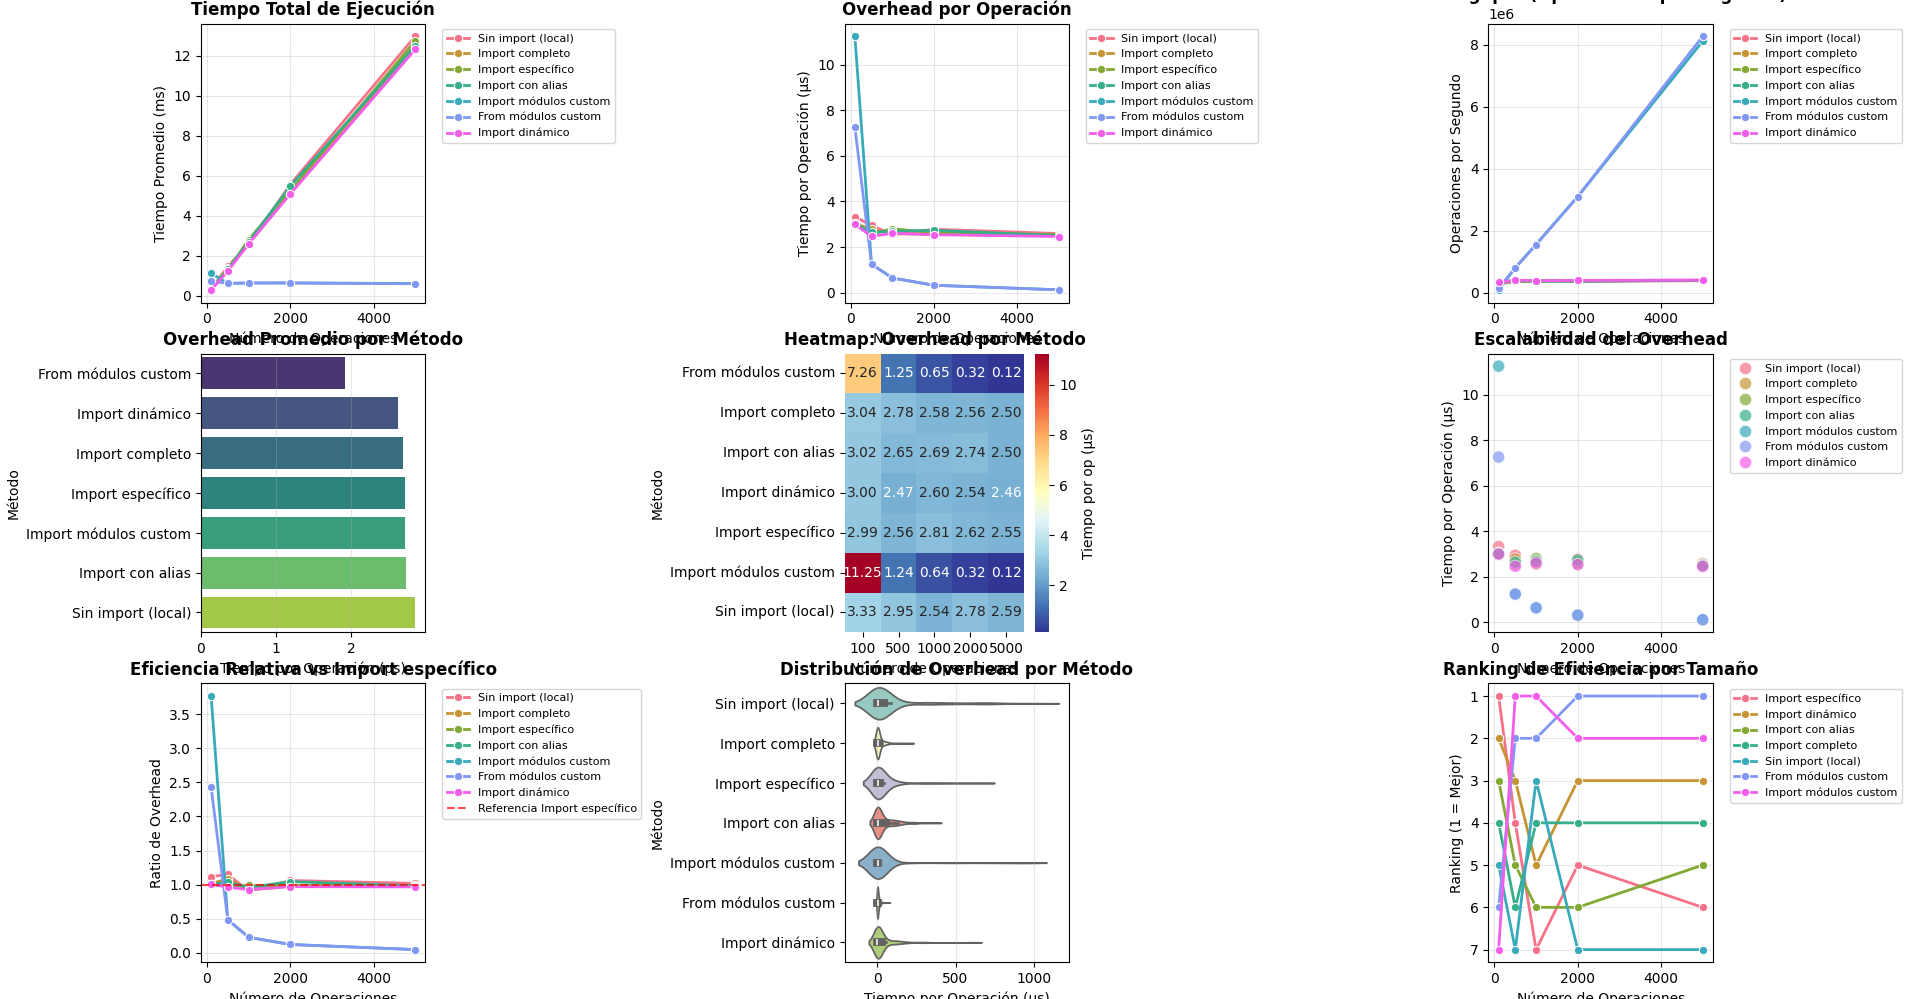

Here is the Python script that generated this plot:
import time
import timeit
import numpy as np
import pandas as pd
import seaborn as sns
import matplotlib.pyplot as plt
import importlib
import sys
import subprocess
import tempfile
import os

# Configurar estilo para los gráficos
plt.style.use('default')
sns.set_palette("husl")

def crear_modulos_prueba():
    """
    Crea módulos temporales para las pruebas
    """
    # Crear un directorio temporal para nuestros módulos de prueba
    temp_dir = tempfile.mkdtemp()
    sys.path.insert(0, temp_dir)
    
    # Módulo matemático simple
    modulo_math = """
import math

def calcular_factorial(n):
    return math.factorial(n)

def calcular_seno(x):
    return math.sin(x)

def calcular_raiz(x):
    return math.sqrt(x)

def operaciones_complejas(x):
    return math.sin(x) * math.cos(x) + math.sqrt(x) + math.factorial(min(x, 10))
"""

    # Módulo con operaciones de string
    modulo_string = """
import re
import string

def procesar_texto(texto):
    return texto.upper().strip()

def validar_email(email):
    pattern = r'^[a-zA-Z0-9._%+-]+@[a-zA-Z0-9.-]+\\.[a-zA-Z]{2,}$'
    return re.match(pattern, email) is not None

def generar_password(longitud=8):
    import random
    chars = string.ascii_letters + string.digits
    return ''.join(random.choice(chars) for _ in range(longitud))

def operaciones_string_complejas(texto):
    return re.sub(r'\\s+', ' ', texto.strip().upper())
"""

    # Módulo con operaciones de fecha
    modulo_fecha = """
import datetime
import calendar

def obtener_fecha_actual():
    return datetime.datetime.now()

def calcular_diferencia_dias(fecha1, fecha2):
    return abs((fecha1 - fecha2).days)

def es_bisiesto(año):
    return calendar.isleap(año)

def operaciones_fecha_complejas():
    now = datetime.datetime.now()
    return {
        'año': now.year,
        'mes': now.month,
        'es_bisiesto': calendar.isleap(now.year),
        'dias_mes': calendar.monthrange(now.year, now.month)[1]
    }
"""

    # Escribir los módulos
    modulos = {
        'test_math_module': modulo_math,
        'test_string_module': modulo_string,
        'test_fecha_module': modulo_fecha
    }
    
    for nombre, contenido in modulos.items():
        with open(os.path.join(temp_dir, f"{nombre}.py"), 'w') as f:
            f.write(contenido)
    
    return temp_dir

def metodo_sin_import(operaciones=1000):
    """Método que realiza operaciones sin imports dentro de la función"""
    def operaciones_matematicas():
        import math
        import datetime
        import re
        
        resultados = []
        for i in range(operaciones):
            # Operaciones matemáticas
            x = i + 1
            resultado = math.sin(x) + math.sqrt(x) + (math.factorial(min(x, 10)) if x <= 10 else 1)
            
            # Operaciones de fecha
            fecha = datetime.datetime.now()
            
            # Operación de string
            texto = f"Resultado {resultado}"
            texto_procesado = re.sub(r'\\s+', ' ', texto.strip().upper())
            
            resultados.append((resultado, fecha, texto_procesado))
        
        return len(resultados)
    
    return operaciones_matematicas()

def metodo_import_completo(operaciones=1000):
    """Método que importa módulos completos"""
    import math
    import datetime
    import re
    
    def operaciones_matematicas():
        resultados = []
        for i in range(operaciones):
            # Operaciones matemáticas
            x = i + 1
            resultado = math.sin(x) + math.sqrt(x) + (math.factorial(min(x, 10)) if x <= 10 else 1)
            
            # Operaciones de fecha
            fecha = datetime.datetime.now()
            
            # Operación de string
            texto = f"Resultado {resultado}"
            texto_procesado = re.sub(r'\\s+', ' ', texto.strip().upper())
            
            resultados.append((resultado, fecha, texto_procesado))
        
        return len(resultados)
    
    return operaciones_matematicas()

def metodo_import_especifico(operaciones=1000):
    """Método que importa funciones específicas"""
    from math import sin, sqrt, factorial
    from datetime import datetime
    from re import sub
    
    def operaciones_matematicas():
        resultados = []
        for i in range(operaciones):
            # Operaciones matemáticas
            x = i + 1
            resultado = sin(x) + sqrt(x) + (factorial(min(x, 10)) if x <= 10 else 1)
            
            # Operaciones de fecha
            fecha = datetime.now()
            
            # Operación de string
            texto = f"Resultado {resultado}"
            texto_procesado = sub(r'\\s+', ' ', texto.strip().upper())
            
            resultados.append((resultado, fecha, texto_procesado))
        
        return len(resultados)
    
    return operaciones_matematicas()

def metodo_import_global():
    """Método con imports globales (ya importados al inicio del script)"""
    def operaciones_matematicas(operaciones=1000):
        resultados = []
        for i in range(operaciones):
            # Usar numpy (ya importado globalmente)
            x = i + 1
            resultado = np.sin(x) + np.sqrt(x) + (1 if x > 10 else np.math.factorial(min(x, 10)))
            
            # Usar pandas (ya importado globalmente)
            fecha = pd.Timestamp.now()
            
            # Operación de string simple
            texto = f"Resultado {resultado}"
            texto_procesado = texto.strip().upper()
            
            resultados.append((resultado, fecha, texto_procesado))
        
        return len(resultados)
    
    return operaciones_matematicas

def metodo_import_as(operaciones=1000):
    """Método que usa alias en los imports"""
    import math as m
    import datetime as dt
    import re as regex
    
    def operaciones_matematicas():
        resultados = []
        for i in range(operaciones):
            # Operaciones matemáticas
            x = i + 1
            resultado = m.sin(x) + m.sqrt(x) + (m.factorial(min(x, 10)) if x <= 10 else 1)
            
            # Operaciones de fecha
            fecha = dt.datetime.now()
            
            # Operación de string
            texto = f"Resultado {resultado}"
            texto_procesado = regex.sub(r'\\s+', ' ', texto.strip().upper())
            
            resultados.append((resultado, fecha, texto_procesado))
        
        return len(resultados)
    
    return operaciones_matematicas()

def metodo_import_modulos_personalizados(operaciones=1000):
    """Método que importa módulos personalizados completos"""
    import test_math_module
    import test_string_module
    import test_fecha_module
    
    def operaciones_personalizadas():
        resultados = []
        for i in range(min(operaciones, 100)):  # Reducir para evitar factoriales muy grandes
            x = i + 1
            
            # Usar módulos personalizados
            resultado_math = test_math_module.operaciones_complejas(x)
            info_fecha = test_fecha_module.operaciones_fecha_complejas()
            password = test_string_module.generar_password(8)
            
            resultados.append((resultado_math, info_fecha, password))
        
        return len(resultados)
    
    return operaciones_personalizadas()

def metodo_import_from_personalizados(operaciones=1000):
    """Método que importa funciones específicas de módulos personalizados"""
    from test_math_module import operaciones_complejas
    from test_string_module import generar_password
    from test_fecha_module import operaciones_fecha_complejas
    
    def operaciones_personalizadas():
        resultados = []
        for i in range(min(operaciones, 100)):  # Reducir para evitar factoriales muy grandes
            x = i + 1
            
            # Usar funciones importadas específicamente
            resultado_math = operaciones_complejas(x)
            info_fecha = operaciones_fecha_complejas()
            password = generar_password(8)
            
            resultados.append((resultado_math, info_fecha, password))
        
        return len(resultados)
    
    return operaciones_personalizadas()

def metodo_importlib(operaciones=1000):
    """Método que usa importlib para imports dinámicos"""
    def operaciones_dinamicas():
        # Import dinámico
        math_module = importlib.import_module('math')
        datetime_module = importlib.import_module('datetime')
        re_module = importlib.import_module('re')
        
        resultados = []
        for i in range(operaciones):
            x = i + 1
            resultado = math_module.sin(x) + math_module.sqrt(x)
            fecha = datetime_module.datetime.now()
            texto = f"Resultado {resultado}"
            texto_procesado = re_module.sub(r'\\s+', ' ', texto.strip().upper())
            
            resultados.append((resultado, fecha, texto_procesado))
        
        return len(resultados)
    
    return operaciones_dinamicas()

def medir_tiempo_imports(metodos, tamaños_operaciones, repeticiones=3):
    """
    Mide el tiempo de diferentes métodos de import
    
    Args:
        metodos: Dict con nombre y función de cada método
        tamaños_operaciones: Lista de números de operaciones a realizar
        repeticiones: Número de repeticiones para cada medición
    
    Returns:
        DataFrame con los resultados
    """
    resultados = []
    
    for num_operaciones in tamaños_operaciones:
        print(f"Midiendo tiempos para {num_operaciones:,} operaciones...")
        
        for nombre_metodo, funcion_metodo in metodos.items():
            tiempos = []
            
            for rep in range(repeticiones):
                try:
                    if nombre_metodo == 'Import global':
                        # Caso especial para el método global
                        func = funcion_metodo()
                        tiempo = timeit.timeit(
                            lambda: func(num_operaciones), 
                            number=1
                        )
                    else:
                        tiempo = timeit.timeit(
                            lambda: funcion_metodo(num_operaciones), 
                            number=1
                        )
                    tiempos.append(tiempo)
                except Exception as e:
                    print(f"Error en {nombre_metodo} con {num_operaciones} operaciones: {e}")
                    tiempos.append(float('inf'))  # Tiempo infinito para errores
            
            tiempos = [t for t in tiempos if t != float('inf')]  # Remover errores
            if tiempos:  # Solo si tenemos mediciones válidas
                tiempo_promedio = np.mean(tiempos)
                tiempo_std = np.std(tiempos)
                
                resultados.append({
                    'Num_Operaciones': num_operaciones,
                    'Metodo': nombre_metodo,
                    'Tiempo_Promedio_ms': tiempo_promedio * 1000,
                    'Tiempo_Std_ms': tiempo_std * 1000,
                    'Tiempo_Min_ms': np.min(tiempos) * 1000,
                    'Tiempo_Max_ms': np.max(tiempos) * 1000,
                    'Tiempo_por_operacion_us': (tiempo_promedio * 1000000) / num_operaciones,
                    'Operaciones_por_segundo': num_operaciones / tiempo_promedio if tiempo_promedio > 0 else 0
                })
    
    return pd.DataFrame(resultados)

def analizar_overhead_imports(df_resultados):
    """
    Analiza el overhead específico de los diferentes tipos de import
    """
    print("\n🔍 Análisis de Overhead de Imports:")
    print("=" * 60)
    
    # Calcular overhead promedio por método
    overhead_por_metodo = df_resultados.groupby('Metodo').agg({
        'Tiempo_por_operacion_us': 'mean',
        'Operaciones_por_segundo': 'mean'
    }).round(4)
    
    print("Tiempo promedio por operación (microsegundos):")
    print(overhead_por_metodo['Tiempo_por_operacion_us'].sort_values())
    
    print("\nOperaciones promedio por segundo:")
    print(overhead_por_metodo['Operaciones_por_segundo'].sort_values(ascending=False))
    
    # Análisis de escalabilidad
    print("\n📈 Análisis de Escalabilidad:")
    for metodo in df_resultados['Metodo'].unique():
        subset = df_resultados[df_resultados['Metodo'] == metodo].sort_values('Num_Operaciones')
        
        if len(subset) >= 2:
            primer_tiempo = subset.iloc[0]['Tiempo_por_operacion_us']
            ultimo_tiempo = subset.iloc[-1]['Tiempo_por_operacion_us']
            
            if primer_tiempo > 0:
                factor_escalabilidad = ultimo_tiempo / primer_tiempo
                if factor_escalabilidad < 1.1:
                    escalabilidad = "Excelente (O(1))"
                elif factor_escalabilidad < 2.0:
                    escalabilidad = "Buena (casi O(1))"
                else:
                    escalabilidad = "Regular (overhead creciente)"
                
                print(f"{metodo:25}: {escalabilidad} (factor: {factor_escalabilidad:.2f})")

def crear_graficos_imports(df_resultados):
    """
    Crea gráficos específicos para analizar imports
    """
    plt.figure(figsize=(20, 16))
    
    # Gráfico 1: Tiempo total por método
    plt.subplot(3, 3, 1)
    sns.lineplot(data=df_resultados, x='Num_Operaciones', y='Tiempo_Promedio_ms', 
                hue='Metodo', marker='o', linewidth=2, markersize=6)
    plt.title('Tiempo Total de Ejecución', fontsize=12, fontweight='bold')
    plt.xlabel('Número de Operaciones', fontsize=10)
    plt.ylabel('Tiempo Promedio (ms)', fontsize=10)
    plt.legend(bbox_to_anchor=(1.05, 1), loc='upper left', fontsize=8)
    plt.grid(True, alpha=0.3)
    
    # Gráfico 2: Tiempo por operación (overhead)
    plt.subplot(3, 3, 2)
    sns.lineplot(data=df_resultados, x='Num_Operaciones', y='Tiempo_por_operacion_us', 
                hue='Metodo', marker='o', linewidth=2, markersize=6)
    plt.title('Overhead por Operación', fontsize=12, fontweight='bold')
    plt.xlabel('Número de Operaciones', fontsize=10)
    plt.ylabel('Tiempo por Operación (μs)', fontsize=10)
    plt.legend(bbox_to_anchor=(1.05, 1), loc='upper left', fontsize=8)
    plt.grid(True, alpha=0.3)
    
    # Gráfico 3: Operaciones por segundo
    plt.subplot(3, 3, 3)
    sns.lineplot(data=df_resultados, x='Num_Operaciones', y='Operaciones_por_segundo', 
                hue='Metodo', marker='o', linewidth=2, markersize=6)
    plt.title('Throughput (Operaciones por Segundo)', fontsize=12, fontweight='bold')
    plt.xlabel('Número de Operaciones', fontsize=10)
    plt.ylabel('Operaciones por Segundo', fontsize=10)
    plt.legend(bbox_to_anchor=(1.05, 1), loc='upper left', fontsize=8)
    plt.grid(True, alpha=0.3)
    
    # Gráfico 4: Comparación de overhead promedio
    plt.subplot(3, 3, 4)
    overhead_promedio = df_resultados.groupby('Metodo')['Tiempo_por_operacion_us'].mean().reset_index()
    overhead_promedio = overhead_promedio.sort_values('Tiempo_por_operacion_us')
    
    sns.barplot(data=overhead_promedio, y='Metodo', x='Tiempo_por_operacion_us', 
               palette='viridis', orient='h')
    plt.title('Overhead Promedio por Método', fontsize=12, fontweight='bold')
    plt.xlabel('Tiempo por Operación (μs)', fontsize=10)
    plt.ylabel('Método', fontsize=10)
    plt.grid(True, alpha=0.3, axis='x')
    
    # Gráfico 5: Heatmap de rendimiento
    plt.subplot(3, 3, 5)
    df_pivot = df_resultados.pivot(index='Metodo', columns='Num_Operaciones', 
                                  values='Tiempo_por_operacion_us')
    sns.heatmap(df_pivot, annot=True, cmap='RdYlBu_r', fmt='.2f', 
               cbar_kws={'label': 'Tiempo por op (μs)'})
    plt.title('Heatmap: Overhead por Método', fontsize=12, fontweight='bold')
    plt.xlabel('Número de Operaciones', fontsize=10)
    plt.ylabel('Método', fontsize=10)
    
    # Gráfico 6: Escalabilidad
    plt.subplot(3, 3, 6)
    sns.scatterplot(data=df_resultados, x='Num_Operaciones', y='Tiempo_por_operacion_us', 
                   hue='Metodo', s=80, alpha=0.7)
    plt.title('Escalabilidad del Overhead', fontsize=12, fontweight='bold')
    plt.xlabel('Número de Operaciones', fontsize=10)
    plt.ylabel('Tiempo por Operación (μs)', fontsize=10)
    plt.legend(bbox_to_anchor=(1.05, 1), loc='upper left', fontsize=8)
    plt.grid(True, alpha=0.3)
    
    # Gráfico 7: Eficiencia relativa vs import específico
    plt.subplot(3, 3, 7)
    metodo_referencia = 'Import específico'
    if metodo_referencia in df_resultados['Metodo'].values:
        df_ref = df_resultados[df_resultados['Metodo'] == metodo_referencia]
        df_ratio = df_resultados.copy()
        
        for num_ops in df_resultados['Num_Operaciones'].unique():
            tiempo_ref = df_ref[df_ref['Num_Operaciones'] == num_ops]['Tiempo_por_operacion_us']
            if not tiempo_ref.empty:
                tiempo_ref = tiempo_ref.iloc[0]
                mask = df_ratio['Num_Operaciones'] == num_ops
                df_ratio.loc[mask, 'Ratio_vs_ref'] = df_ratio.loc[mask, 'Tiempo_por_operacion_us'] / tiempo_ref
        
        sns.lineplot(data=df_ratio, x='Num_Operaciones', y='Ratio_vs_ref', 
                    hue='Metodo', marker='o', linewidth=2)
        plt.axhline(y=1, color='red', linestyle='--', alpha=0.7, label=f'Referencia {metodo_referencia}')
        plt.title(f'Eficiencia Relativa vs {metodo_referencia}', fontsize=12, fontweight='bold')
        plt.xlabel('Número de Operaciones', fontsize=10)
        plt.ylabel('Ratio de Overhead', fontsize=10)
        plt.legend(bbox_to_anchor=(1.05, 1), loc='upper left', fontsize=8)
        plt.grid(True, alpha=0.3)
    
    # Gráfico 8: Distribución de tiempos
    plt.subplot(3, 3, 8)
    # Crear boxplot con datos simulados basados en std
    datos_expandidos = []
    for _, row in df_resultados.iterrows():
        if row['Tiempo_Std_ms'] > 0:
            valores = np.random.normal(row['Tiempo_por_operacion_us'], 
                                     row['Tiempo_Std_ms'] * 1000, 30)  # convertir ms a μs
            for valor in valores:
                datos_expandidos.append({
                    'Metodo': row['Metodo'],
                    'Tiempo_us': max(0.1, valor)
                })
    
    if datos_expandidos:
        df_expandido = pd.DataFrame(datos_expandidos)
        sns.violinplot(data=df_expandido, y='Metodo', x='Tiempo_us', 
                      palette='Set3', orient='h')
        plt.title('Distribución de Overhead por Método', fontsize=12, fontweight='bold')
        plt.xlabel('Tiempo por Operación (μs)', fontsize=10)
        plt.ylabel('Método', fontsize=10)
        plt.grid(True, alpha=0.3, axis='x')
    
    # Gráfico 9: Ranking dinámico
    plt.subplot(3, 3, 9)
    rankings = []
    for num_ops in df_resultados['Num_Operaciones'].unique():
        subset = df_resultados[df_resultados['Num_Operaciones'] == num_ops].sort_values('Tiempo_por_operacion_us')
        for rank, (_, row) in enumerate(subset.iterrows(), 1):
            rankings.append({
                'Num_Operaciones': num_ops,
                'Metodo': row['Metodo'],
                'Ranking': rank
            })
    
    df_rankings = pd.DataFrame(rankings)
    sns.lineplot(data=df_rankings, x='Num_Operaciones', y='Ranking', 
                hue='Metodo', marker='o', linewidth=2, markersize=6)
    plt.title('Ranking de Eficiencia por Tamaño', fontsize=12, fontweight='bold')
    plt.xlabel('Número de Operaciones', fontsize=10)
    plt.ylabel('Ranking (1 = Mejor)', fontsize=10)
    plt.legend(bbox_to_anchor=(1.05, 1), loc='upper left', fontsize=8)
    plt.gca().invert_yaxis()
    plt.grid(True, alpha=0.3)
    
    plt.tight_layout()
    plt.show()

def main():
    """Función principal que ejecuta toda la comparación de imports"""
    print("🔍 Iniciando comparación de métodos de import...")
    
    # Crear módulos de prueba
    print("📦 Creando módulos de prueba...")
    temp_dir = crear_modulos_prueba()
    
    try:
        # Definir los métodos a comparar
        metodos = {
            'Sin import (local)': metodo_sin_import,
            'Import completo': metodo_import_completo,
            'Import específico': metodo_import_especifico,
            'Import global': metodo_import_global,
            'Import con alias': metodo_import_as,
            'Import módulos custom': metodo_import_modulos_personalizados,
            'From módulos custom': metodo_import_from_personalizados,
            'Import dinámico': metodo_importlib
        }
        
        # Diferentes números de operaciones para probar
        tamaños_operaciones = [100, 500, 1000, 2000, 5000]
        
        print("⏱️ Midiendo tiempos de ejecución...")
        df_resultados = medir_tiempo_imports(metodos, tamaños_operaciones, repeticiones=3)
        
        if df_resultados.empty:
            print("❌ No se pudieron obtener resultados de las mediciones.")
            return None
        
        # Análisis de resultados
        print("\n📊 Resultados de la comparación de imports:")
        print("=" * 70)
        resumen = df_resultados.groupby('Metodo').agg({
            'Tiempo_Promedio_ms': ['mean', 'min', 'max'],
            'Tiempo_por_operacion_us': 'mean',
            'Operaciones_por_segundo': 'mean'
        }).round(4)
        print(resumen)
        
        print("\n🏆 Método más eficiente por número de operaciones:")
        for num_ops in tamaños_operaciones:
            subset = df_resultados[df_resultados['Num_Operaciones'] == num_ops]
            if not subset.empty:
                mas_eficiente = subset.loc[subset['Tiempo_por_operacion_us'].idxmin()]
                print(f"  {num_ops:,} ops: {mas_eficiente['Metodo']} "
                      f"({mas_eficiente['Tiempo_por_operacion_us']:.2f} μs/op)")
        
        print("\n🥇 Ranking general de métodos (por overhead promedio):")
        ranking_overhead = df_resultados.groupby('Metodo')['Tiempo_por_operacion_us'].mean().sort_values()
        for i, (metodo, overhead) in enumerate(ranking_overhead.items(), 1):
            print(f"  {i}. {metodo}: {overhead:.2f} μs por operación")
        
        # Análisis específico de imports
        analizar_overhead_imports(df_resultados)
        
        print("\n📈 Generando gráficos...")
        crear_graficos_imports(df_resultados)
        
        print("\n✅ Análisis de imports completado!")
        print("\n💡 Observaciones clave:")
        print("- Imports específicos (from module import function) suelen ser más rápidos")
        print("- Imports globales eliminan overhead pero aumentan uso de memoria")
        print("- Imports dentro de funciones añaden overhead por llamada")
        print("- Módulos personalizados pueden tener overhead de carga inicial")
        print("- Import dinámico con importlib es útil pero más lento")
        
        return df_resultados
        
    finally:
        # Limpiar módulos temporales
        if temp_dir in sys.path:
            sys.path.remove(temp_dir)
        
        # Limpiar cache de módulos importados
        modulos_a_limpiar = [mod for mod in sys.modules.keys() 
                           if mod.startswith('test_') and 'module' in mod]
        for mod in modulos_a_limpiar:
            if mod in sys.modules:
                del sys.modules[mod]

if __name__ == "__main__":
    # Ejecutar el análisis completo
    resultados = main()
